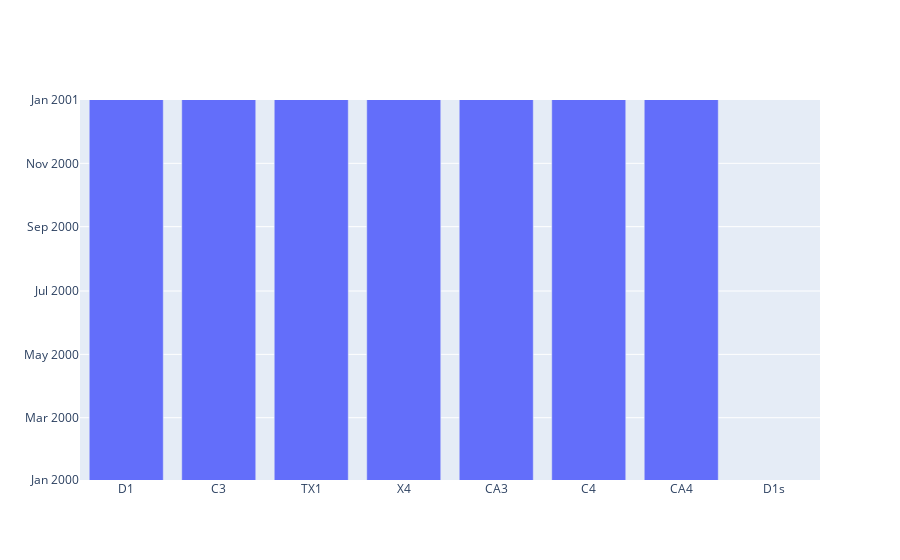

The cell this chart's notebook holds for it:
### Code cell
#Bar Chart that plots no. of mcts per machine type, may also display head type per machine type
import plotly.graph_objects as go
#df_dt_sorted_slice=df_dt_sorted['Datum/date']<==

fig = go.Figure([go.Bar(
    x=df_dt_sorted['Maschinen-Typ/machine-type'],
    y=df_dt_sorted['Datum/date'],
       )])

fig.show()

### Figure 1 — Plotly figure (JSON) as saved in the notebook; plotly's stock layout.template omitted (floating-point values rounded to 4 significant figures; data arrays with more than 128 entries replaced by an {"elided": "..."} marker saying what was removed)
{"data": [{"type": "bar", "x": {"elided": "998 str values"}, "y": {"elided": "998 str values"}}], "layout": {}}
